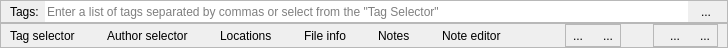
<?xml version="1.0" encoding="UTF-8"?>
<ui version="4.0">
 <class>FileNotes</class>
 <widget class="QWidget" name="FileNotes">
  <property name="geometry">
   <rect>
    <x>0</x>
    <y>0</y>
    <width>728</width>
    <height>44</height>
   </rect>
  </property>
  <property name="windowTitle">
   <string>Form</string>
  </property>
  <layout class="QVBoxLayout" name="main_layout">
   <property name="spacing">
    <number>0</number>
   </property>
   <property name="leftMargin">
    <number>0</number>
   </property>
   <property name="topMargin">
    <number>0</number>
   </property>
   <property name="rightMargin">
    <number>0</number>
   </property>
   <property name="bottomMargin">
    <number>0</number>
   </property>
   <item>
    <widget class="QFrame" name="head">
     <property name="frameShape">
      <enum>QFrame::StyledPanel</enum>
     </property>
     <property name="frameShadow">
      <enum>QFrame::Raised</enum>
     </property>
     <layout class="QHBoxLayout" name="horizontalLayout" stretch="0,1,0">
      <property name="spacing">
       <number>6</number>
      </property>
      <property name="leftMargin">
       <number>9</number>
      </property>
      <property name="topMargin">
       <number>0</number>
      </property>
      <property name="rightMargin">
       <number>9</number>
      </property>
      <property name="bottomMargin">
       <number>0</number>
      </property>
      <item>
       <widget class="QLabel" name="title">
        <property name="text">
         <string>Tags:</string>
        </property>
       </widget>
      </item>
      <item>
       <widget class="QLineEdit" name="tagEdit">
        <property name="sizePolicy">
         <sizepolicy hsizetype="Preferred" vsizetype="Preferred">
          <horstretch>0</horstretch>
          <verstretch>0</verstretch>
         </sizepolicy>
        </property>
        <property name="toolTip">
         <string>Enter a list of tags separated by commas or select from the &quot;Tag Selector&quot;</string>
        </property>
        <property name="frame">
         <bool>false</bool>
        </property>
        <property name="readOnly">
         <bool>false</bool>
        </property>
        <property name="placeholderText">
         <string>Enter a list of tags separated by commas or select from the &quot;Tag Selector&quot;</string>
        </property>
       </widget>
      </item>
      <item>
       <widget class="QToolButton" name="expand">
        <property name="toolTip">
         <string>Maximize panel</string>
        </property>
        <property name="text">
         <string>...</string>
        </property>
        <property name="popupMode">
         <enum>QToolButton::InstantPopup</enum>
        </property>
        <property name="autoRaise">
         <bool>true</bool>
        </property>
       </widget>
      </item>
     </layout>
    </widget>
   </item>
   <item>
    <widget class="QFrame" name="labels">
     <property name="frameShape">
      <enum>QFrame::StyledPanel</enum>
     </property>
     <property name="frameShadow">
      <enum>QFrame::Raised</enum>
     </property>
     <layout class="QHBoxLayout" name="horizontalLayout_3">
      <property name="spacing">
       <number>32</number>
      </property>
      <property name="leftMargin">
       <number>9</number>
      </property>
      <property name="topMargin">
       <number>0</number>
      </property>
      <property name="rightMargin">
       <number>9</number>
      </property>
      <property name="bottomMargin">
       <number>0</number>
      </property>
      <item>
       <widget class="QLabel" name="l_tags">
        <property name="text">
         <string>Tag selector</string>
        </property>
       </widget>
      </item>
      <item>
       <widget class="QLabel" name="l_authors">
        <property name="text">
         <string>Author selector</string>
        </property>
       </widget>
      </item>
      <item>
       <widget class="QLabel" name="l_locations">
        <property name="text">
         <string>Locations</string>
        </property>
       </widget>
      </item>
      <item>
       <widget class="QLabel" name="l_file_info">
        <property name="text">
         <string>File info</string>
        </property>
       </widget>
      </item>
      <item>
       <widget class="QLabel" name="l_file_notes">
        <property name="text">
         <string>Notes</string>
        </property>
       </widget>
      </item>
      <item>
       <widget class="QLabel" name="l_editor">
        <property name="text">
         <string>Note editor</string>
        </property>
       </widget>
      </item>
      <item>
       <spacer name="horizontalSpacer">
        <property name="orientation">
         <enum>Qt::Horizontal</enum>
        </property>
        <property name="sizeHint" stdset="0">
         <size>
          <width>562</width>
          <height>20</height>
         </size>
        </property>
       </spacer>
      </item>
      <item>
       <widget class="QFrame" name="note_btns">
        <property name="minimumSize">
         <size>
          <width>0</width>
          <height>0</height>
         </size>
        </property>
        <property name="frameShape">
         <enum>QFrame::StyledPanel</enum>
        </property>
        <property name="frameShadow">
         <enum>QFrame::Raised</enum>
        </property>
        <layout class="QHBoxLayout" name="horizontalLayout_4">
         <property name="leftMargin">
          <number>0</number>
         </property>
         <property name="topMargin">
          <number>0</number>
         </property>
         <property name="rightMargin">
          <number>0</number>
         </property>
         <property name="bottomMargin">
          <number>0</number>
         </property>
         <item>
          <widget class="QToolButton" name="plus">
           <property name="toolTip">
            <string>Create new note</string>
           </property>
           <property name="text">
            <string>...</string>
           </property>
           <property name="popupMode">
            <enum>QToolButton::InstantPopup</enum>
           </property>
           <property name="autoRaise">
            <bool>true</bool>
           </property>
          </widget>
         </item>
         <item>
          <widget class="QToolButton" name="collapse_all">
           <property name="toolTip">
            <string>Collapse all notes</string>
           </property>
           <property name="text">
            <string>...</string>
           </property>
           <property name="popupMode">
            <enum>QToolButton::InstantPopup</enum>
           </property>
           <property name="autoRaise">
            <bool>true</bool>
           </property>
          </widget>
         </item>
        </layout>
       </widget>
      </item>
      <item>
       <widget class="QFrame" name="edit_btns">
        <property name="frameShape">
         <enum>QFrame::StyledPanel</enum>
        </property>
        <property name="frameShadow">
         <enum>QFrame::Raised</enum>
        </property>
        <layout class="QHBoxLayout" name="horizontalLayout_2">
         <property name="topMargin">
          <number>0</number>
         </property>
         <property name="rightMargin">
          <number>0</number>
         </property>
         <property name="bottomMargin">
          <number>0</number>
         </property>
         <item>
          <widget class="QToolButton" name="save">
           <property name="toolTip">
            <string>Save note</string>
           </property>
           <property name="text">
            <string>...</string>
           </property>
           <property name="popupMode">
            <enum>QToolButton::InstantPopup</enum>
           </property>
           <property name="autoRaise">
            <bool>true</bool>
           </property>
          </widget>
         </item>
         <item>
          <widget class="QToolButton" name="cancel">
           <property name="toolTip">
            <string>Cancel editing</string>
           </property>
           <property name="text">
            <string>...</string>
           </property>
           <property name="popupMode">
            <enum>QToolButton::InstantPopup</enum>
           </property>
           <property name="autoRaise">
            <bool>true</bool>
           </property>
          </widget>
         </item>
        </layout>
       </widget>
      </item>
     </layout>
    </widget>
   </item>
  </layout>
 </widget>
 <resources/>
 <connections/>
</ui>
